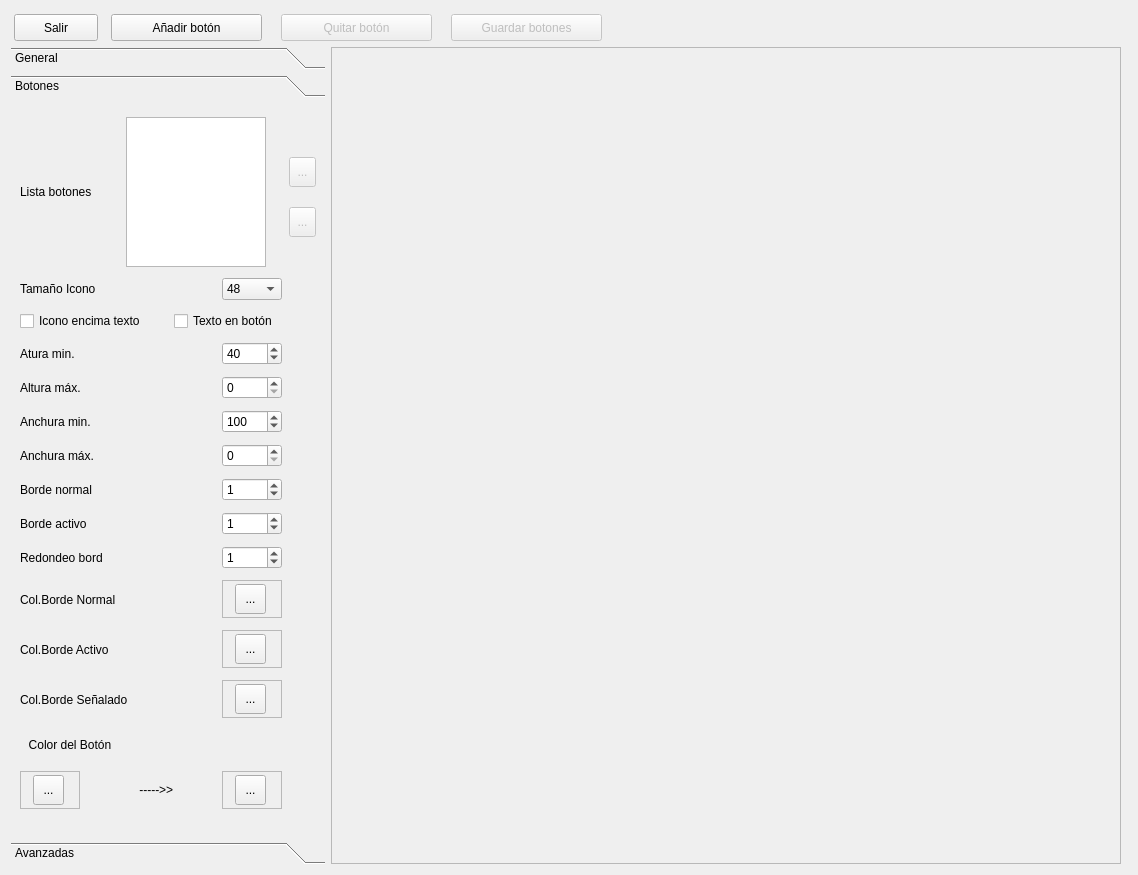
<?xml version="1.0" encoding="UTF-8"?>
<ui version="4.0">
 <class>Rahisi</class>
 <widget class="QWidget" name="Rahisi">
  <property name="geometry">
   <rect>
    <x>0</x>
    <y>0</y>
    <width>1138</width>
    <height>875</height>
   </rect>
  </property>
  <property name="windowTitle">
   <string>Rahisi</string>
  </property>
  <property name="windowIcon">
   <iconset>
    <normaloff>../../../../../../usr/share/kdemar/utils/audioconversor5/img/small_logo.png</normaloff>../../../../../../usr/share/kdemar/utils/audioconversor5/img/small_logo.png</iconset>
  </property>
  <layout class="QGridLayout" name="gridLayout">
   <item row="3" column="1">
    <widget class="QScrollArea" name="scrollArea">
     <property name="widgetResizable">
      <bool>true</bool>
     </property>
     <widget class="QWidget" name="scrollAreaWidgetContents">
      <property name="geometry">
       <rect>
        <x>0</x>
        <y>0</y>
        <width>790</width>
        <height>817</height>
       </rect>
      </property>
      <layout class="QGridLayout" name="gridLayout_4">
       <item row="0" column="0">
        <widget class="QLabel" name="label">
         <property name="autoFillBackground">
          <bool>true</bool>
         </property>
         <property name="text">
          <string/>
         </property>
         <property name="scaledContents">
          <bool>true</bool>
         </property>
         <property name="alignment">
          <set>Qt::AlignCenter</set>
         </property>
        </widget>
       </item>
      </layout>
     </widget>
    </widget>
   </item>
   <item row="3" column="0">
    <widget class="QToolBox" name="toolBox">
     <property name="minimumSize">
      <size>
       <width>314</width>
       <height>39</height>
      </size>
     </property>
     <property name="maximumSize">
      <size>
       <width>280</width>
       <height>16777215</height>
      </size>
     </property>
     <property name="currentIndex">
      <number>1</number>
     </property>
     <widget class="QWidget" name="General">
      <property name="geometry">
       <rect>
        <x>0</x>
        <y>0</y>
        <width>273</width>
        <height>496</height>
       </rect>
      </property>
      <attribute name="label">
       <string>General</string>
      </attribute>
      <layout class="QGridLayout" name="gridLayout_3">
       <item row="4" column="0" colspan="5">
        <widget class="QCheckBox" name="checkBox_6">
         <property name="text">
          <string>Siempre abajo</string>
         </property>
         <property name="checkable">
          <bool>true</bool>
         </property>
         <property name="checked">
          <bool>false</bool>
         </property>
        </widget>
       </item>
       <item row="5" column="0" colspan="5">
        <widget class="QCheckBox" name="checkBox_7">
         <property name="text">
          <string>Confirmar salir</string>
         </property>
         <property name="checkable">
          <bool>true</bool>
         </property>
         <property name="checked">
          <bool>true</bool>
         </property>
        </widget>
       </item>
       <item row="6" column="0" colspan="5">
        <widget class="QCheckBox" name="checkBox_8">
         <property name="text">
          <string>Texto hablado</string>
         </property>
         <property name="checkable">
          <bool>true</bool>
         </property>
         <property name="checked">
          <bool>false</bool>
         </property>
        </widget>
       </item>
       <item row="7" column="0">
        <widget class="QLabel" name="label_17">
         <property name="text">
          <string>Tamaño</string>
         </property>
        </widget>
       </item>
       <item row="7" column="3" colspan="2">
        <widget class="QSpinBox" name="spinBox_3">
         <property name="minimum">
          <number>100</number>
         </property>
         <property name="maximum">
          <number>1280</number>
         </property>
         <property name="value">
          <number>350</number>
         </property>
        </widget>
       </item>
       <item row="14" column="0" colspan="5">
        <widget class="QCheckBox" name="checkBox_9">
         <property name="text">
          <string>Degradado</string>
         </property>
         <property name="checkable">
          <bool>true</bool>
         </property>
         <property name="checked">
          <bool>false</bool>
         </property>
        </widget>
       </item>
       <item row="15" column="0">
        <widget class="QLabel" name="label_11">
         <property name="minimumSize">
          <size>
           <width>0</width>
           <height>30</height>
          </size>
         </property>
         <property name="maximumSize">
          <size>
           <width>16777215</width>
           <height>30</height>
          </size>
         </property>
         <property name="text">
          <string>Color 1</string>
         </property>
        </widget>
       </item>
       <item row="9" column="0" colspan="5">
        <widget class="QCheckBox" name="checkBox">
         <property name="text">
          <string>Imagen en fondo</string>
         </property>
         <property name="checkable">
          <bool>true</bool>
         </property>
         <property name="checked">
          <bool>true</bool>
         </property>
        </widget>
       </item>
       <item row="10" column="0" colspan="5">
        <widget class="QPushButton" name="pushButton_5">
         <property name="text">
          <string>Imagen del fondo</string>
         </property>
        </widget>
       </item>
       <item row="11" column="0" colspan="5">
        <widget class="QLineEdit" name="lineEdit_2">
         <property name="readOnly">
          <bool>true</bool>
         </property>
        </widget>
       </item>
       <item row="13" column="0" colspan="5">
        <widget class="QLabel" name="label_6">
         <property name="minimumSize">
          <size>
           <width>0</width>
           <height>30</height>
          </size>
         </property>
         <property name="maximumSize">
          <size>
           <width>16777215</width>
           <height>30</height>
          </size>
         </property>
         <property name="text">
          <string>Color del fondo</string>
         </property>
        </widget>
       </item>
       <item row="8" column="0" colspan="3">
        <widget class="QLabel" name="label_18">
         <property name="text">
          <string>Situación</string>
         </property>
        </widget>
       </item>
       <item row="8" column="3" colspan="2">
        <widget class="QComboBox" name="comboBox_2">
         <property name="minimumSize">
          <size>
           <width>120</width>
           <height>0</height>
          </size>
         </property>
         <property name="currentIndex">
          <number>2</number>
         </property>
         <item>
          <property name="text">
           <string>Izquierda</string>
          </property>
         </item>
         <item>
          <property name="text">
           <string>Arriba</string>
          </property>
         </item>
         <item>
          <property name="text">
           <string>Derecha</string>
          </property>
         </item>
         <item>
          <property name="text">
           <string>Abajo</string>
          </property>
         </item>
        </widget>
       </item>
       <item row="0" column="0" colspan="4">
        <widget class="QCheckBox" name="checkBox_2">
         <property name="text">
          <string>Auto Start</string>
         </property>
         <property name="checkable">
          <bool>true</bool>
         </property>
         <property name="checked">
          <bool>true</bool>
         </property>
        </widget>
       </item>
       <item row="1" column="0" colspan="5">
        <widget class="QCheckBox" name="checkBox_3">
         <property name="text">
          <string>Pantalla entera</string>
         </property>
         <property name="checkable">
          <bool>true</bool>
         </property>
         <property name="checked">
          <bool>true</bool>
         </property>
        </widget>
       </item>
       <item row="2" column="0" colspan="5">
        <widget class="QCheckBox" name="checkBox_4">
         <property name="text">
          <string>Pantalla total</string>
         </property>
         <property name="checkable">
          <bool>true</bool>
         </property>
         <property name="checked">
          <bool>true</bool>
         </property>
        </widget>
       </item>
       <item row="3" column="0" colspan="5">
        <widget class="QCheckBox" name="checkBox_5">
         <property name="text">
          <string>Siempre arriba</string>
         </property>
         <property name="checkable">
          <bool>true</bool>
         </property>
         <property name="checked">
          <bool>false</bool>
         </property>
        </widget>
       </item>
       <item row="16" column="3">
        <widget class="QFrame" name="frame_8">
         <property name="minimumSize">
          <size>
           <width>60</width>
           <height>38</height>
          </size>
         </property>
         <property name="maximumSize">
          <size>
           <width>60</width>
           <height>38</height>
          </size>
         </property>
         <property name="autoFillBackground">
          <bool>true</bool>
         </property>
         <property name="frameShape">
          <enum>QFrame::StyledPanel</enum>
         </property>
         <property name="frameShadow">
          <enum>QFrame::Raised</enum>
         </property>
         <widget class="QToolButton" name="toolButton_4">
          <property name="geometry">
           <rect>
            <x>13</x>
            <y>4</y>
            <width>31</width>
            <height>30</height>
           </rect>
          </property>
          <property name="text">
           <string>...</string>
          </property>
          <property name="icon">
           <iconset>
            <normaloff>images/colores.png</normaloff>images/colores.png</iconset>
          </property>
         </widget>
        </widget>
       </item>
       <item row="16" column="0">
        <widget class="QFrame" name="frame_9">
         <property name="minimumSize">
          <size>
           <width>60</width>
           <height>38</height>
          </size>
         </property>
         <property name="maximumSize">
          <size>
           <width>60</width>
           <height>38</height>
          </size>
         </property>
         <property name="autoFillBackground">
          <bool>true</bool>
         </property>
         <property name="frameShape">
          <enum>QFrame::StyledPanel</enum>
         </property>
         <property name="frameShadow">
          <enum>QFrame::Raised</enum>
         </property>
         <widget class="QToolButton" name="toolButton">
          <property name="geometry">
           <rect>
            <x>13</x>
            <y>4</y>
            <width>31</width>
            <height>30</height>
           </rect>
          </property>
          <property name="text">
           <string>...</string>
          </property>
          <property name="icon">
           <iconset>
            <normaloff>images/colores.png</normaloff>images/colores.png</iconset>
          </property>
         </widget>
        </widget>
       </item>
       <item row="15" column="3" colspan="2">
        <widget class="QLabel" name="label_12">
         <property name="maximumSize">
          <size>
           <width>16777215</width>
           <height>30</height>
          </size>
         </property>
         <property name="text">
          <string>Color 2</string>
         </property>
        </widget>
       </item>
       <item row="16" column="1" colspan="2">
        <widget class="QLabel" name="label_14">
         <property name="text">
          <string>    -----&gt;&gt;</string>
         </property>
        </widget>
       </item>
      </layout>
     </widget>
     <widget class="QWidget" name="Botones">
      <property name="geometry">
       <rect>
        <x>0</x>
        <y>0</y>
        <width>314</width>
        <height>734</height>
       </rect>
      </property>
      <attribute name="label">
       <string>Botones</string>
      </attribute>
      <layout class="QGridLayout" name="gridLayout_2">
       <item row="0" column="0">
        <widget class="QLabel" name="label_2">
         <property name="minimumSize">
          <size>
           <width>100</width>
           <height>0</height>
          </size>
         </property>
         <property name="maximumSize">
          <size>
           <width>120</width>
           <height>16777215</height>
          </size>
         </property>
         <property name="text">
          <string>Lista botones</string>
         </property>
        </widget>
       </item>
       <item row="0" column="1" colspan="3">
        <widget class="QListWidget" name="listWidget">
         <property name="minimumSize">
          <size>
           <width>140</width>
           <height>0</height>
          </size>
         </property>
         <property name="maximumSize">
          <size>
           <width>140</width>
           <height>150</height>
          </size>
         </property>
        </widget>
       </item>
       <item row="0" column="4">
        <widget class="QFrame" name="frame_2">
         <property name="minimumSize">
          <size>
           <width>28</width>
           <height>0</height>
          </size>
         </property>
         <property name="maximumSize">
          <size>
           <width>28</width>
           <height>16777215</height>
          </size>
         </property>
         <property name="frameShape">
          <enum>QFrame::NoFrame</enum>
         </property>
         <property name="frameShadow">
          <enum>QFrame::Raised</enum>
         </property>
         <property name="lineWidth">
          <number>0</number>
         </property>
         <widget class="QToolButton" name="toolButton_8">
          <property name="enabled">
           <bool>false</bool>
          </property>
          <property name="geometry">
           <rect>
            <x>1</x>
            <y>40</y>
            <width>27</width>
            <height>30</height>
           </rect>
          </property>
          <property name="minimumSize">
           <size>
            <width>27</width>
            <height>0</height>
           </size>
          </property>
          <property name="maximumSize">
           <size>
            <width>27</width>
            <height>16777215</height>
           </size>
          </property>
          <property name="text">
           <string>...</string>
          </property>
          <property name="icon">
           <iconset>
            <normaloff>images/arriba.png</normaloff>images/arriba.png</iconset>
          </property>
         </widget>
         <widget class="QToolButton" name="toolButton_9">
          <property name="enabled">
           <bool>false</bool>
          </property>
          <property name="geometry">
           <rect>
            <x>1</x>
            <y>90</y>
            <width>27</width>
            <height>30</height>
           </rect>
          </property>
          <property name="minimumSize">
           <size>
            <width>27</width>
            <height>0</height>
           </size>
          </property>
          <property name="maximumSize">
           <size>
            <width>27</width>
            <height>16777215</height>
           </size>
          </property>
          <property name="text">
           <string>...</string>
          </property>
          <property name="icon">
           <iconset>
            <normaloff>images/abajo.png</normaloff>images/abajo.png</iconset>
          </property>
         </widget>
        </widget>
       </item>
       <item row="1" column="0">
        <widget class="QLabel" name="label_21">
         <property name="maximumSize">
          <size>
           <width>136</width>
           <height>16777215</height>
          </size>
         </property>
         <property name="text">
          <string>Tamaño Icono</string>
         </property>
        </widget>
       </item>
       <item row="1" column="3">
        <widget class="QComboBox" name="comboBox">
         <property name="minimumSize">
          <size>
           <width>60</width>
           <height>0</height>
          </size>
         </property>
         <property name="currentIndex">
          <number>3</number>
         </property>
         <item>
          <property name="text">
           <string>16</string>
          </property>
         </item>
         <item>
          <property name="text">
           <string>22</string>
          </property>
         </item>
         <item>
          <property name="text">
           <string>32</string>
          </property>
         </item>
         <item>
          <property name="text">
           <string>48</string>
          </property>
         </item>
         <item>
          <property name="text">
           <string>64</string>
          </property>
         </item>
        </widget>
       </item>
       <item row="2" column="0" colspan="2">
        <widget class="QCheckBox" name="checkBox_19">
         <property name="maximumSize">
          <size>
           <width>157</width>
           <height>16777215</height>
          </size>
         </property>
         <property name="text">
          <string>Icono encima texto</string>
         </property>
        </widget>
       </item>
       <item row="2" column="2" colspan="3">
        <widget class="QCheckBox" name="checkBox_18">
         <property name="minimumSize">
          <size>
           <width>123</width>
           <height>0</height>
          </size>
         </property>
         <property name="maximumSize">
          <size>
           <width>172</width>
           <height>16777215</height>
          </size>
         </property>
         <property name="text">
          <string>Texto en botón  </string>
         </property>
        </widget>
       </item>
       <item row="3" column="0">
        <widget class="QLabel" name="label_7">
         <property name="maximumSize">
          <size>
           <width>140</width>
           <height>16777215</height>
          </size>
         </property>
         <property name="text">
          <string>Atura min.</string>
         </property>
        </widget>
       </item>
       <item row="3" column="3">
        <widget class="QSpinBox" name="spinBox">
         <property name="maximum">
          <number>100</number>
         </property>
         <property name="value">
          <number>40</number>
         </property>
        </widget>
       </item>
       <item row="4" column="0">
        <widget class="QLabel" name="label_22">
         <property name="maximumSize">
          <size>
           <width>140</width>
           <height>16777215</height>
          </size>
         </property>
         <property name="text">
          <string>Altura máx.</string>
         </property>
        </widget>
       </item>
       <item row="4" column="3">
        <widget class="QSpinBox" name="spinBox_6">
         <property name="maximum">
          <number>100</number>
         </property>
         <property name="value">
          <number>0</number>
         </property>
        </widget>
       </item>
       <item row="5" column="0">
        <widget class="QLabel" name="label_23">
         <property name="maximumSize">
          <size>
           <width>140</width>
           <height>16777215</height>
          </size>
         </property>
         <property name="text">
          <string>Anchura min.</string>
         </property>
        </widget>
       </item>
       <item row="5" column="3">
        <widget class="QSpinBox" name="spinBox_8">
         <property name="maximum">
          <number>400</number>
         </property>
         <property name="value">
          <number>100</number>
         </property>
        </widget>
       </item>
       <item row="6" column="0">
        <widget class="QLabel" name="label_24">
         <property name="maximumSize">
          <size>
           <width>140</width>
           <height>16777215</height>
          </size>
         </property>
         <property name="text">
          <string>Anchura máx.</string>
         </property>
        </widget>
       </item>
       <item row="6" column="3">
        <widget class="QSpinBox" name="spinBox_7">
         <property name="maximum">
          <number>100</number>
         </property>
         <property name="value">
          <number>0</number>
         </property>
        </widget>
       </item>
       <item row="7" column="0">
        <widget class="QLabel" name="label_25">
         <property name="maximumSize">
          <size>
           <width>140</width>
           <height>16777215</height>
          </size>
         </property>
         <property name="text">
          <string>Borde normal</string>
         </property>
        </widget>
       </item>
       <item row="7" column="3">
        <widget class="QSpinBox" name="spinBox_9">
         <property name="maximum">
          <number>6</number>
         </property>
         <property name="value">
          <number>1</number>
         </property>
        </widget>
       </item>
       <item row="8" column="0">
        <widget class="QLabel" name="label_26">
         <property name="maximumSize">
          <size>
           <width>140</width>
           <height>16777215</height>
          </size>
         </property>
         <property name="text">
          <string>Borde activo</string>
         </property>
        </widget>
       </item>
       <item row="8" column="3">
        <widget class="QSpinBox" name="spinBox_10">
         <property name="maximum">
          <number>6</number>
         </property>
         <property name="value">
          <number>1</number>
         </property>
        </widget>
       </item>
       <item row="9" column="0">
        <widget class="QLabel" name="label_27">
         <property name="maximumSize">
          <size>
           <width>140</width>
           <height>16777215</height>
          </size>
         </property>
         <property name="text">
          <string>Redondeo bord</string>
         </property>
        </widget>
       </item>
       <item row="9" column="3">
        <widget class="QSpinBox" name="spinBox_11">
         <property name="maximum">
          <number>10</number>
         </property>
         <property name="singleStep">
          <number>1</number>
         </property>
         <property name="value">
          <number>1</number>
         </property>
        </widget>
       </item>
       <item row="10" column="0" colspan="2">
        <widget class="QLabel" name="label_28">
         <property name="minimumSize">
          <size>
           <width>0</width>
           <height>39</height>
          </size>
         </property>
         <property name="maximumSize">
          <size>
           <width>140</width>
           <height>16777215</height>
          </size>
         </property>
         <property name="text">
          <string>Col.Borde Normal</string>
         </property>
        </widget>
       </item>
       <item row="10" column="3">
        <widget class="QFrame" name="frame_3">
         <property name="minimumSize">
          <size>
           <width>30</width>
           <height>0</height>
          </size>
         </property>
         <property name="maximumSize">
          <size>
           <width>60</width>
           <height>38</height>
          </size>
         </property>
         <property name="autoFillBackground">
          <bool>true</bool>
         </property>
         <property name="frameShape">
          <enum>QFrame::StyledPanel</enum>
         </property>
         <property name="frameShadow">
          <enum>QFrame::Raised</enum>
         </property>
         <widget class="QToolButton" name="toolButton_6">
          <property name="geometry">
           <rect>
            <x>13</x>
            <y>4</y>
            <width>31</width>
            <height>30</height>
           </rect>
          </property>
          <property name="text">
           <string>...</string>
          </property>
          <property name="icon">
           <iconset>
            <normaloff>images/colores.png</normaloff>images/colores.png</iconset>
          </property>
         </widget>
        </widget>
       </item>
       <item row="11" column="0">
        <widget class="QLabel" name="label_30">
         <property name="minimumSize">
          <size>
           <width>0</width>
           <height>39</height>
          </size>
         </property>
         <property name="maximumSize">
          <size>
           <width>140</width>
           <height>16777215</height>
          </size>
         </property>
         <property name="text">
          <string>Col.Borde Activo</string>
         </property>
        </widget>
       </item>
       <item row="11" column="3">
        <widget class="QFrame" name="frame_4">
         <property name="minimumSize">
          <size>
           <width>30</width>
           <height>0</height>
          </size>
         </property>
         <property name="maximumSize">
          <size>
           <width>60</width>
           <height>38</height>
          </size>
         </property>
         <property name="autoFillBackground">
          <bool>true</bool>
         </property>
         <property name="frameShape">
          <enum>QFrame::StyledPanel</enum>
         </property>
         <property name="frameShadow">
          <enum>QFrame::Raised</enum>
         </property>
         <widget class="QToolButton" name="toolButton_3">
          <property name="geometry">
           <rect>
            <x>13</x>
            <y>4</y>
            <width>31</width>
            <height>30</height>
           </rect>
          </property>
          <property name="text">
           <string>...</string>
          </property>
          <property name="icon">
           <iconset>
            <normaloff>images/colores.png</normaloff>images/colores.png</iconset>
          </property>
         </widget>
        </widget>
       </item>
       <item row="12" column="0" colspan="2">
        <widget class="QLabel" name="label_31">
         <property name="minimumSize">
          <size>
           <width>0</width>
           <height>39</height>
          </size>
         </property>
         <property name="maximumSize">
          <size>
           <width>140</width>
           <height>16777215</height>
          </size>
         </property>
         <property name="text">
          <string>Col.Borde Señalado</string>
         </property>
        </widget>
       </item>
       <item row="12" column="3">
        <widget class="QFrame" name="frame_5">
         <property name="minimumSize">
          <size>
           <width>30</width>
           <height>0</height>
          </size>
         </property>
         <property name="maximumSize">
          <size>
           <width>60</width>
           <height>38</height>
          </size>
         </property>
         <property name="autoFillBackground">
          <bool>true</bool>
         </property>
         <property name="frameShape">
          <enum>QFrame::StyledPanel</enum>
         </property>
         <property name="frameShadow">
          <enum>QFrame::Raised</enum>
         </property>
         <widget class="QToolButton" name="toolButton_7">
          <property name="geometry">
           <rect>
            <x>13</x>
            <y>4</y>
            <width>31</width>
            <height>30</height>
           </rect>
          </property>
          <property name="text">
           <string>...</string>
          </property>
          <property name="icon">
           <iconset>
            <normaloff>images/colores.png</normaloff>images/colores.png</iconset>
          </property>
         </widget>
        </widget>
       </item>
       <item row="13" column="0">
        <widget class="QLabel" name="label_15">
         <property name="minimumSize">
          <size>
           <width>0</width>
           <height>30</height>
          </size>
         </property>
         <property name="maximumSize">
          <size>
           <width>150</width>
           <height>30</height>
          </size>
         </property>
         <property name="text">
          <string>Color del Botón</string>
         </property>
         <property name="alignment">
          <set>Qt::AlignCenter</set>
         </property>
        </widget>
       </item>
       <item row="14" column="0">
        <widget class="QFrame" name="frame_6">
         <property name="minimumSize">
          <size>
           <width>30</width>
           <height>0</height>
          </size>
         </property>
         <property name="maximumSize">
          <size>
           <width>60</width>
           <height>38</height>
          </size>
         </property>
         <property name="autoFillBackground">
          <bool>true</bool>
         </property>
         <property name="frameShape">
          <enum>QFrame::StyledPanel</enum>
         </property>
         <property name="frameShadow">
          <enum>QFrame::Raised</enum>
         </property>
         <widget class="QToolButton" name="toolButton_2">
          <property name="geometry">
           <rect>
            <x>13</x>
            <y>4</y>
            <width>31</width>
            <height>30</height>
           </rect>
          </property>
          <property name="text">
           <string>...</string>
          </property>
          <property name="icon">
           <iconset>
            <normaloff>images/colores.png</normaloff>images/colores.png</iconset>
          </property>
         </widget>
        </widget>
       </item>
       <item row="14" column="1" colspan="2">
        <widget class="QLabel" name="label_29">
         <property name="text">
          <string>    -----&gt;&gt;</string>
         </property>
        </widget>
       </item>
       <item row="14" column="3">
        <widget class="QFrame" name="frame_7">
         <property name="minimumSize">
          <size>
           <width>60</width>
           <height>38</height>
          </size>
         </property>
         <property name="maximumSize">
          <size>
           <width>50</width>
           <height>38</height>
          </size>
         </property>
         <property name="autoFillBackground">
          <bool>true</bool>
         </property>
         <property name="frameShape">
          <enum>QFrame::StyledPanel</enum>
         </property>
         <property name="frameShadow">
          <enum>QFrame::Raised</enum>
         </property>
         <widget class="QToolButton" name="toolButton_5">
          <property name="geometry">
           <rect>
            <x>13</x>
            <y>4</y>
            <width>31</width>
            <height>30</height>
           </rect>
          </property>
          <property name="text">
           <string>...</string>
          </property>
          <property name="icon">
           <iconset>
            <normaloff>images/colores.png</normaloff>images/colores.png</iconset>
          </property>
         </widget>
        </widget>
       </item>
      </layout>
     </widget>
     <widget class="QWidget" name="Avanzadas">
      <property name="geometry">
       <rect>
        <x>0</x>
        <y>0</y>
        <width>171</width>
        <height>403</height>
       </rect>
      </property>
      <attribute name="label">
       <string>Avanzadas</string>
      </attribute>
      <layout class="QGridLayout" name="gridLayout_5">
       <item row="0" column="0" colspan="2">
        <widget class="QCheckBox" name="checkBox_10">
         <property name="text">
          <string>Ver en Barra Tareas</string>
         </property>
        </widget>
       </item>
       <item row="1" column="0" colspan="2">
        <widget class="QCheckBox" name="checkBox_11">
         <property name="text">
          <string>Clic Izquierdo</string>
         </property>
        </widget>
       </item>
       <item row="2" column="0" colspan="2">
        <widget class="QCheckBox" name="checkBox_12">
         <property name="text">
          <string>Clic derecho</string>
         </property>
        </widget>
       </item>
       <item row="3" column="0" colspan="2">
        <widget class="QCheckBox" name="checkBox_13">
         <property name="text">
          <string>Ver minimiza</string>
         </property>
        </widget>
       </item>
       <item row="4" column="0" colspan="2">
        <widget class="QCheckBox" name="checkBox_14">
         <property name="text">
          <string>Ver restaura</string>
         </property>
        </widget>
       </item>
       <item row="5" column="0" colspan="2">
        <widget class="QCheckBox" name="checkBox_15">
         <property name="text">
          <string>Ver Configuracion</string>
         </property>
        </widget>
       </item>
       <item row="6" column="0" colspan="2">
        <widget class="QCheckBox" name="checkBox_16">
         <property name="text">
          <string>Ver Salir</string>
         </property>
        </widget>
       </item>
       <item row="7" column="0" colspan="2">
        <widget class="QLabel" name="label_19">
         <property name="minimumSize">
          <size>
           <width>0</width>
           <height>30</height>
          </size>
         </property>
         <property name="maximumSize">
          <size>
           <width>16777215</width>
           <height>30</height>
          </size>
         </property>
         <property name="text">
          <string>Bordes redondeados</string>
         </property>
        </widget>
       </item>
       <item row="8" column="0" colspan="2">
        <widget class="QCheckBox" name="checkBox_17">
         <property name="text">
          <string>Bordes automaticos</string>
         </property>
        </widget>
       </item>
       <item row="9" column="0">
        <widget class="QSpinBox" name="spinBox_4">
         <property name="maximum">
          <number>100</number>
         </property>
         <property name="value">
          <number>25</number>
         </property>
        </widget>
       </item>
       <item row="9" column="1">
        <widget class="QLabel" name="label_20">
         <property name="text">
          <string>Redondeado</string>
         </property>
        </widget>
       </item>
       <item row="10" column="0" colspan="2">
        <widget class="QCheckBox" name="checkBox_20">
         <property name="text">
          <string>Arriba-izquierda</string>
         </property>
        </widget>
       </item>
       <item row="11" column="0" colspan="2">
        <widget class="QCheckBox" name="checkBox_21">
         <property name="text">
          <string>Arriba-derecha</string>
         </property>
        </widget>
       </item>
       <item row="12" column="0" colspan="2">
        <widget class="QCheckBox" name="checkBox_22">
         <property name="text">
          <string>Abajo-izquierda</string>
         </property>
        </widget>
       </item>
       <item row="13" column="0" colspan="2">
        <widget class="QCheckBox" name="checkBox_23">
         <property name="text">
          <string>Abajo-derecha</string>
         </property>
        </widget>
       </item>
      </layout>
     </widget>
    </widget>
   </item>
   <item row="2" column="0" colspan="3">
    <widget class="QFrame" name="frame">
     <property name="minimumSize">
      <size>
       <width>0</width>
       <height>30</height>
      </size>
     </property>
     <property name="maximumSize">
      <size>
       <width>16777215</width>
       <height>30</height>
      </size>
     </property>
     <property name="frameShape">
      <enum>QFrame::Box</enum>
     </property>
     <property name="frameShadow">
      <enum>QFrame::Raised</enum>
     </property>
     <property name="lineWidth">
      <number>0</number>
     </property>
     <widget class="QPushButton" name="pushButton">
      <property name="geometry">
       <rect>
        <x>3</x>
        <y>3</y>
        <width>84</width>
        <height>27</height>
       </rect>
      </property>
      <property name="text">
       <string>Salir</string>
      </property>
      <property name="icon">
       <iconset>
        <normaloff>images/exit.png</normaloff>images/exit.png</iconset>
      </property>
     </widget>
     <widget class="QPushButton" name="pushButton_3">
      <property name="geometry">
       <rect>
        <x>100</x>
        <y>3</y>
        <width>151</width>
        <height>27</height>
       </rect>
      </property>
      <property name="text">
       <string>Añadir botón</string>
      </property>
      <property name="icon">
       <iconset>
        <normaloff>images/add.png</normaloff>images/add.png</iconset>
      </property>
     </widget>
     <widget class="QPushButton" name="pushButton_4">
      <property name="enabled">
       <bool>false</bool>
      </property>
      <property name="geometry">
       <rect>
        <x>270</x>
        <y>3</y>
        <width>151</width>
        <height>27</height>
       </rect>
      </property>
      <property name="text">
       <string>Quitar botón</string>
      </property>
      <property name="icon">
       <iconset>
        <normaloff>images/remove.png</normaloff>images/remove.png</iconset>
      </property>
     </widget>
     <widget class="QPushButton" name="pushButton_6">
      <property name="enabled">
       <bool>false</bool>
      </property>
      <property name="geometry">
       <rect>
        <x>440</x>
        <y>3</y>
        <width>151</width>
        <height>27</height>
       </rect>
      </property>
      <property name="text">
       <string>Guardar botones</string>
      </property>
      <property name="icon">
       <iconset>
        <normaloff>images/guardar.png</normaloff>images/guardar.png</iconset>
      </property>
     </widget>
    </widget>
   </item>
  </layout>
 </widget>
 <resources/>
 <connections/>
</ui>
